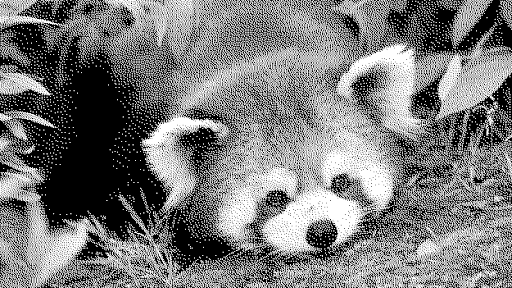
#> input picture image_hote.png, 512 x 288 px
$ python stegano.py
#> lines starting #> are read from the running program, lines starting #| are printed output that depends on the picture
#> further down, image_hote is the input picture: shape (288, 512); min 0, max 255, mean 122.1
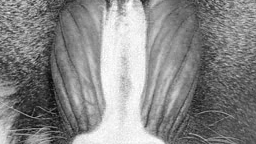
#> input picture image_secrete.png, 256 x 144 px
#> further down, image_secrete is the input picture: shape (144, 256); min 0, max 255, mean 135.9
import numpy as np
import pywt
import matplotlib.pyplot as plt
import cv2
import random


def cacher_image(image, steg):
    coeffs = pywt.dwt2(image, 'haar')
    LL, (LH, HL, HH) = coeffs
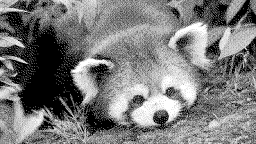
#> LL: shape (144, 256) float64; min 0, max 510, mean 244.2; drawn with min black and max white
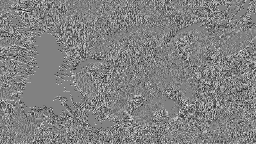
#> LH: shape (144, 256) float64; min -255, max 247.5, mean 0.3; drawn with min black and max white
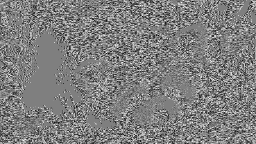
#> HL: shape (144, 256) float64; min -255, max 255, mean -0.3; drawn with min black and max white
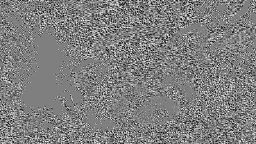
#> HH: shape (144, 256) float64; min -252.5, max 252.5, mean -0.2; drawn with min black and max white
    coeffs1= pywt.dwt2(HH, 'haar')
    HH_mod = steg
    coeffs_mod = LL, (LH, HL, HH_mod)
    image_stegano = pywt.idwt2(coeffs_mod, 'haar')
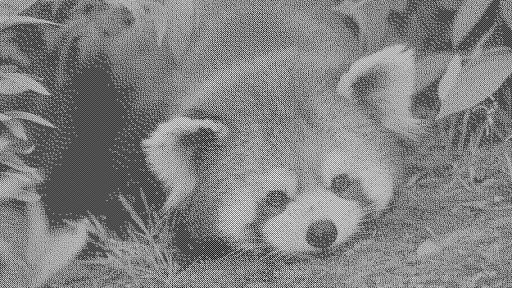
#> image_stegano: shape (288, 512) float64; min -187.8, max 424.8, mean 122.1; drawn with min black and max white
    return image_stegano

def extraire_image(image_stegano):
    coeffs = pywt.dwt2(image_stegano, 'haar')
    LL, (LH, HL, HH) = coeffs
    return HH

image_hote = cv2.imread('image_hote.png', cv2.IMREAD_GRAYSCALE)
image_secrete = cv2.imread("image_secrete.png", cv2.IMREAD_GRAYSCALE)

image_stegano = cacher_image(image_hote, image_secrete)

image_extraite = extraire_image(image_stegano)

plt.figure(figsize=(12, 8))

plt.subplot(2, 2, 1)
plt.imshow(image_hote, cmap='gray')
plt.title("Cover Image")
plt.axis('off')

plt.subplot(2, 2, 2)
plt.imshow(image_secrete, cmap='gray')
plt.title("Secret Image")
plt.axis('off')

plt.subplot(2, 2, 3)
plt.imshow(image_stegano, cmap='gray')
plt.title("Stegano Image")
plt.axis('off')

plt.subplot(2, 2, 4)
plt.imshow(image_extraite, cmap='gray')
plt.title("Recovered Image")
plt.axis('off')

plt.tight_layout()
plt.show()
